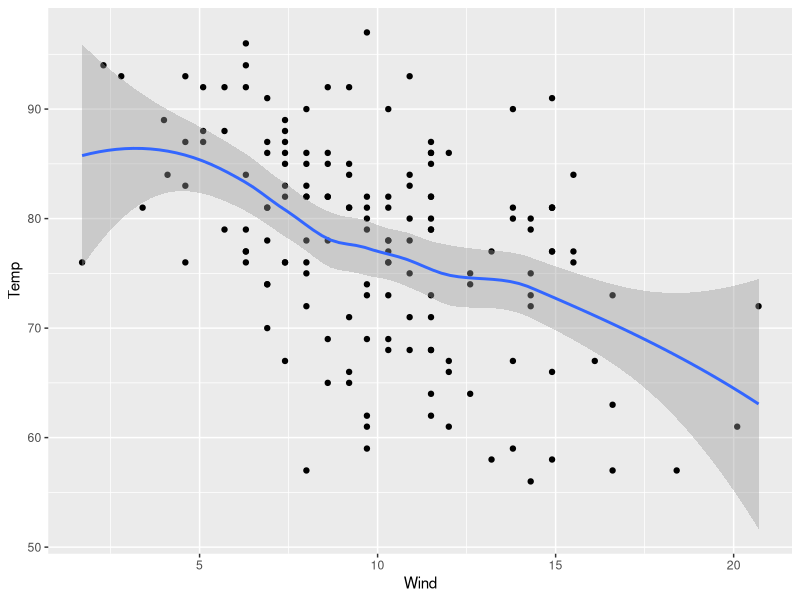

R code for this plot:
## ---- chunk 1
knitr::opts_chunk$set(echo = TRUE)
library(tidyverse)
## ---- chunk 2
data("airquality")
airquality %>% head()
## ---- chunk 3
airquality %>% 
  group_by(Month) %>%
    summarise(ave_temperature = mean(Temp, na.rm = T))
## ---- chunk 4
airquality %>% 
  filter(Month %in% c(7, 8)) %>%
    group_by(Month) %>%
      summarise(min_temp = min(Temp, na.rm = T), 
                max_temp = max(Temp, na.rm = T))
          
## ---- chunk 5
airquality %>% ggplot(aes(x = Wind, y = Temp)) + geom_point() + geom_smooth()
